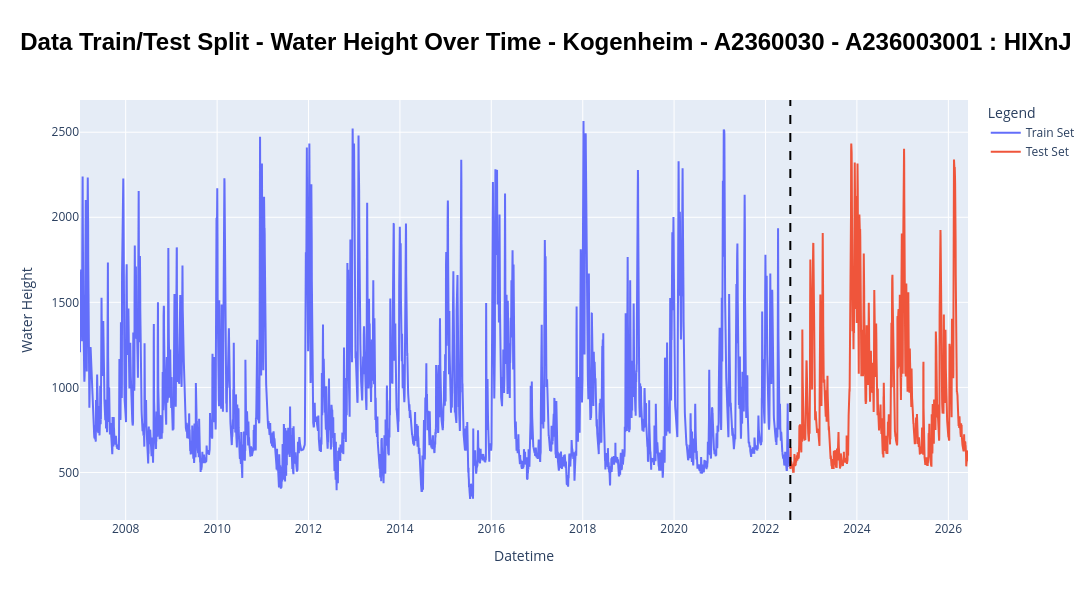

Source (notebook cell):
### Markdown cell above
**Checking**: Visualize the train/test split using plotly to ensure it’s done correctly.

**Source flood thresholds:** https://www.vigicrues.gouv.fr/station/A236003001/station/A236003001

### Code cell
# Visualize the train/test split using plotly
fig2 = go.Figure()
fig2.add_trace(go.Scatter(x=train_fbp["ds"], y=train_fbp["y"], mode="lines", name="Train Set"))
fig2.add_trace(go.Scatter(x=test_fbp["ds"], y=test_fbp["y"], mode="lines", name="Test Set"))
fig2.add_vline(x=SPLIT_DATE, line_dash="dash", line_color="black")
# fig2.add_vline(x=SPLIT_DATE, line_dash="dash", line_color="red", annotation_text="Train-Test split line", annotation_position="top left")
# Customize the layout of the figure
fig2.update_layout(title=f"Data Train/Test Split - Water Height Over Time - {TITLE_POSTFIX_NAME}",
                title_x=0.5,
                title_font=dict(size=24, color="black", family="Arial", weight="bold"),
                xaxis_title="Datetime", 
                yaxis_title="Water Height",
                legend_title="Legend",
                #   showlegend=True,
                #   legend=dict(x=0.01, y=0.99, bgcolor="rgba(255, 255, 255, 0.5)", bordercolor="black", borderwidth=1),
                # Size of the figure
                width=1200, height=600)
# plot and save the figure as an HTML and png file
fig2.write_html(local_artifact_dir / f"02_train_test_split_plot_{FILE_POSTFIX_NAME}.html")
# fig2.write_image(local_artifact_dir / f"02_train_test_split_plot_{FILE_POSTFIX_NAME}.png")
fig2.show()

### Figure 1 — Plotly figure (JSON) as saved in the notebook; plotly's stock layout.template omitted (floating-point values rounded to 4 significant figures; data arrays with more than 128 entries replaced by an {"elided": "..."} marker saying what was removed)
{"data": [{"mode": "lines", "name": "Train Set", "type": "scatter", "x": {"elided": "5678 str values"}, "y": {"elided": "5678 float values"}}, {"mode": "lines", "name": "Test Set", "type": "scatter", "x": {"elided": "1420 str values"}, "y": {"elided": "1420 float values"}}], "layout": {"height": 600, "legend": {"title": {"text": "Legend"}}, "shapes": [{"line": {"color": "black", "dash": "dash"}, "type": "line", "x0": "2022-07-18T00:00:00", "x1": "2022-07-18T00:00:00", "xref": "x", "y0": 0, "y1": 1, "yref": "y domain"}], "title": {"font": {"color": "black", "family": "Arial", "size": 24, "weight": "bold"}, "text": "Data Train/Test Split - Water Height Over Time - Kogenheim - A2360030 - A236003001 : HIXnJ", "x": 0.5}, "width": 1200, "xaxis": {"title": {"text": "Datetime"}}, "yaxis": {"title": {"text": "Water Height"}}}}
